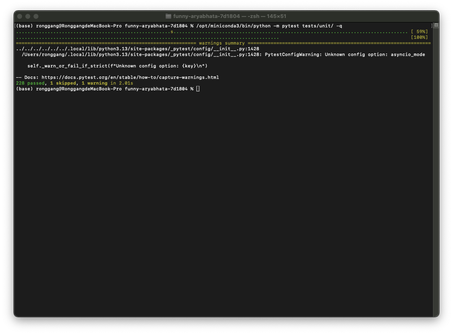
#> input picture paper/figures/v3_real/raw_s22.png, 453 x 334 px, shrunk from 1108 x 817 before the run; its folder holds 6 pictures in this run
$ python crop_terminal_screenshots.py
#> lines starting #> are read from the running program, lines starting #| are printed output that depends on the picture; after the words box and inside, x2 and y2 are one past the last pixel; in counts of white or black regions, pixels touching at a corner belong together
#!/usr/bin/env python3
"""自动裁剪 Mac 终端截图——去掉底部空白，保留终端窗口本身.

逻辑：
- Mac 终端窗口的标题栏是浅灰色，主体是黑色（或近黑）
- 命令行结尾后大片是黑色，但用户截到了整个屏幕区域
- 找到内容行（含非空命令文本）的最末一行，从那里向下保留 ~20% 高度作为下边距，
  其余切掉
- 同时去掉两侧无关空白（基本不动，只裁底部）
"""

from __future__ import annotations

from pathlib import Path

from PIL import Image
import numpy as np

ROOT = Path(__file__).resolve().parents[1]
SRC = ROOT / "paper" / "figures" / "v3_real"


def crop_terminal(in_path: Path, out_path: Path,
                  bottom_padding_px: int = 25) -> None:
    """智能裁剪：只看终端窗口中央 60% 的水平带。

    终端窗口边框（左右滚动条、阴影边）给所有行都贡献方差，会误判"空行"也有内容。
    解决方法：只统计图像水平 20%–80% 区间内每行的方差。
    """
#> called with bottom_padding_px = 40
    img = Image.open(in_path).convert("RGB")
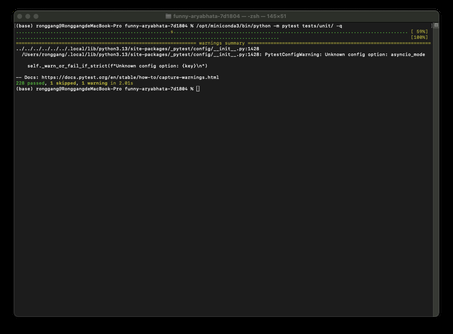
#> img: PIL image 453x334 RGB; mean R, G, B 28.1, 28.3, 27.6
    arr = np.array(img)
    h, w = arr.shape[:2]
#> h = 334; w = 453

    # 用更窄的中央带（30%–70%），且只把"明显的字符"视为内容
    x_lo = int(w * 0.30)
#> x_lo = 135
    x_hi = int(w * 0.70)
#> x_hi = 317
    central = arr[:, x_lo:x_hi, :].mean(axis=2)  # (h, central_w)
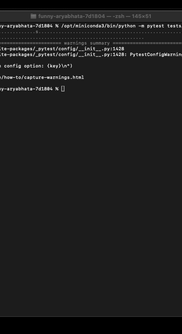
#> central: shape (334, 182) float64; min 0, max 234, mean 29.5

    # 终端文字通常灰度 > 150（白）或 > 100（彩色）；
    # 边框、轻微阴影通常 < 80。设阈值为 100。
    bright_mask = central > 100
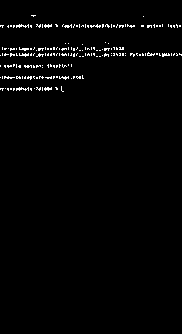
#> bright_mask: shape (334, 182) bool; 1.8% white in thin lines or dots, all inside (x1, y1, x2, y2) = (0, 15, 182, 92)
    n_bright_per_row = bright_mask.sum(axis=1)
#> n_bright_per_row = 334 values, max 106 at index 26, min 0 at index 0, mean 3.25

    # 终端一行可见文字至少 30+ 像素是亮的（一个 ASCII 字符约 6×12 像素）
    has_content = n_bright_per_row > 30

    content_rows = np.where(has_content)[0]
#> content_rows = [25, 26, 27, 48, 49, 53, 54, 55, 65, 66, 76, 77, 78, 88, 89]
    if len(content_rows) == 0:
        img.save(out_path)
        return

    # 从底向上找：跳过零星的边框噪声（连续 < 3 个有内容的行视为噪声）
    # 实际上更稳的做法：找到从底往上数第一个"含真实文字"的行
    last_content = int(content_rows[-1])
#> last_content = 89

    # 但若最后内容行的下一行立即是黑、且持续大段黑，那才是真的底部
    # 检查 last_content 下方 50px 内是否还有亮行；如果有，向后延伸
    crop_bottom = min(last_content + bottom_padding_px, h)
#> crop_bottom = 129
    cropped = img.crop((0, 0, w, crop_bottom))
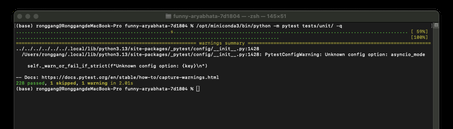
#> cropped: PIL image 453x129 RGB; mean R, G, B 33.6, 34.1, 32.4
    cropped.save(out_path, optimize=True)
    print(f"  → {out_path.name}  原 {h}px → 裁后 {crop_bottom}px"
          f"  (去除 {h - crop_bottom}px 底部空白)")
#|   → fig_real_pytest.png  原 334px → 裁后 129px  (去除 205px 底部空白)


def main():
    # 经实际内容核对后的真实映射（用户截图的命令执行顺序与文件时间戳）：
    pairs = [
        ("raw_s22.png",         "fig_real_pytest.png"),       # 实际是 pytest
        ("raw_mcp.png",         "fig_real_engineering.png"),  # 实际是 engineering
        ("raw_engineering.png", "fig_real_mcp_probe.png"),    # 实际是 mcp
        ("raw_pytest.png",      "fig_real_s22.png"),          # 实际是 s22
    ]
    for raw, out in pairs:
        in_path = SRC / raw
        out_path = SRC / out
        if in_path.exists():
            crop_terminal(in_path, out_path, bottom_padding_px=40)
        else:
            print(f"  ✗ {in_path} 不存在")
#> pass 2 of the loop in main, `for raw, out in pairs:`:
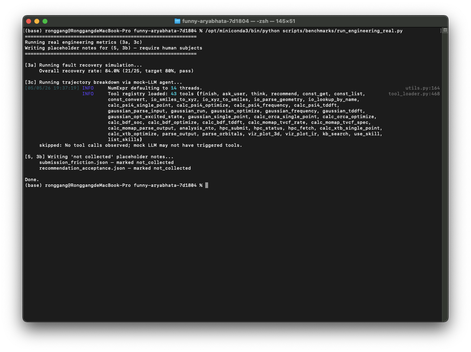
#> input picture paper/figures/v3_real/raw_mcp.png, 471 x 352 px, shrunk from 1152 x 861 before the run
#> img: PIL image 471x352 RGB
#> central: shape (352, 188) float64
#> in crop_terminal (call 2), `bright_mask = central > 100`:
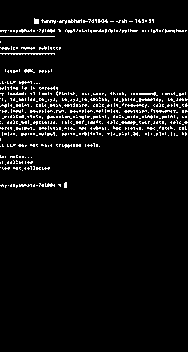
#> bright_mask: shape (352, 188) bool; 5.2% white in thin lines or dots, all inside (x1, y1, x2, y2) = (0, 18, 188, 188)
#> n_bright_per_row = 352 values, max 122 at index 30, min 0 at index 0, mean 9.73
#> content_rows = 39 values from 20 to 186
#> last_content = 186
#> crop_bottom = 226
#> in crop_terminal (call 2), `cropped = img.crop((0, 0, w, crop_bottom))`:
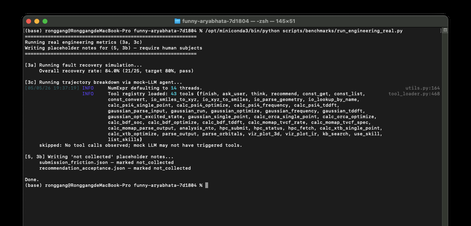
#> cropped: PIL image 471x226 RGB; mean R, G, B 34.5, 34.7, 34.5
#|   → fig_real_engineering.png  原 352px → 裁后 226px  (去除 126px 底部空白)


if __name__ == "__main__":
    main()
